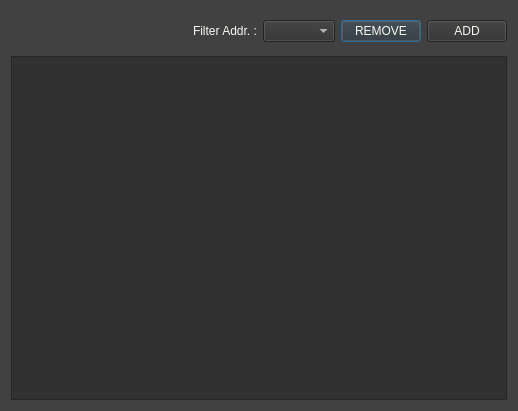
<?xml version="1.0" encoding="UTF-8"?>
<ui version="4.0">
 <class>ReadInputWin</class>
 <widget class="QDialog" name="ReadInputWin">
  <property name="geometry">
   <rect>
    <x>0</x>
    <y>0</y>
    <width>518</width>
    <height>411</height>
   </rect>
  </property>
  <property name="windowTitle">
   <string>Read Input Database </string>
  </property>
  <property name="styleSheet">
   <string notr="true">QDialog{
  background-color: #414141;
	color: rgb(238, 238, 236);
}</string>
  </property>
  <layout class="QGridLayout" name="gridLayout">
   <item row="0" column="0">
    <layout class="QVBoxLayout" name="verticalLayout" stretch="1,1,1,40">
     <item>
      <spacer name="verticalSpacer_2">
       <property name="orientation">
        <enum>Qt::Vertical</enum>
       </property>
       <property name="sizeHint" stdset="0">
        <size>
         <width>20</width>
         <height>40</height>
        </size>
       </property>
      </spacer>
     </item>
     <item>
      <layout class="QHBoxLayout" name="horizontalLayout">
       <item>
        <spacer name="horizontalSpacer">
         <property name="orientation">
          <enum>Qt::Horizontal</enum>
         </property>
         <property name="sizeHint" stdset="0">
          <size>
           <width>40</width>
           <height>20</height>
          </size>
         </property>
        </spacer>
       </item>
       <item>
        <widget class="QLabel" name="label">
         <property name="styleSheet">
          <string notr="true">color: #f8f8f2;</string>
         </property>
         <property name="text">
          <string>Filter Addr. :</string>
         </property>
        </widget>
       </item>
       <item>
        <widget class="QComboBox" name="comboBox">
         <property name="styleSheet">
          <string notr="true">background-color: #313131;
color: #f8f8f2;</string>
         </property>
        </widget>
       </item>
       <item>
        <widget class="QPushButton" name="pushButton_2">
         <property name="styleSheet">
          <string notr="true">background-color: #313131;
color: #f8f8f2;</string>
         </property>
         <property name="text">
          <string>REMOVE</string>
         </property>
         <property name="icon">
          <iconset resource="sources.qrc">
           <normaloff>:/imgs/arrow-up_23783.png</normaloff>:/imgs/arrow-up_23783.png</iconset>
         </property>
        </widget>
       </item>
       <item>
        <widget class="QPushButton" name="pushButton">
         <property name="styleSheet">
          <string notr="true">background-color: #313131;
color: #f8f8f2;</string>
         </property>
         <property name="text">
          <string>ADD</string>
         </property>
         <property name="icon">
          <iconset resource="sources.qrc">
           <normaloff>:/imgs/arrow-down_23784.png</normaloff>:/imgs/arrow-down_23784.png</iconset>
         </property>
        </widget>
       </item>
      </layout>
     </item>
     <item>
      <spacer name="verticalSpacer">
       <property name="orientation">
        <enum>Qt::Vertical</enum>
       </property>
       <property name="sizeHint" stdset="0">
        <size>
         <width>20</width>
         <height>40</height>
        </size>
       </property>
      </spacer>
     </item>
     <item>
      <widget class="QTableView" name="tableView">
       <property name="styleSheet">
        <string notr="true">background-color: #313131;
color: #f8f8f2;</string>
       </property>
       <property name="horizontalScrollBarPolicy">
        <enum>Qt::ScrollBarAsNeeded</enum>
       </property>
       <attribute name="horizontalHeaderMinimumSectionSize">
        <number>110</number>
       </attribute>
       <attribute name="horizontalHeaderShowSortIndicator" stdset="0">
        <bool>true</bool>
       </attribute>
       <attribute name="horizontalHeaderStretchLastSection">
        <bool>false</bool>
       </attribute>
       <attribute name="verticalHeaderVisible">
        <bool>false</bool>
       </attribute>
      </widget>
     </item>
    </layout>
   </item>
  </layout>
 </widget>
 <resources>
  <include location="sources.qrc"/>
 </resources>
 <connections/>
</ui>
